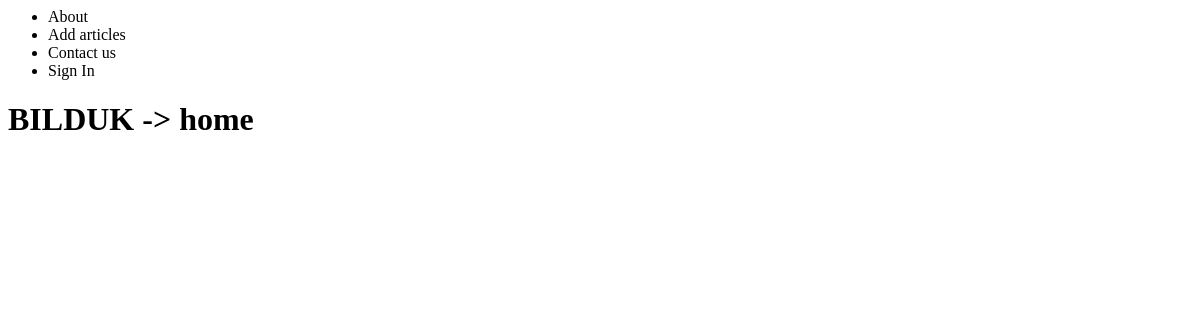
Before: / with the older database file.
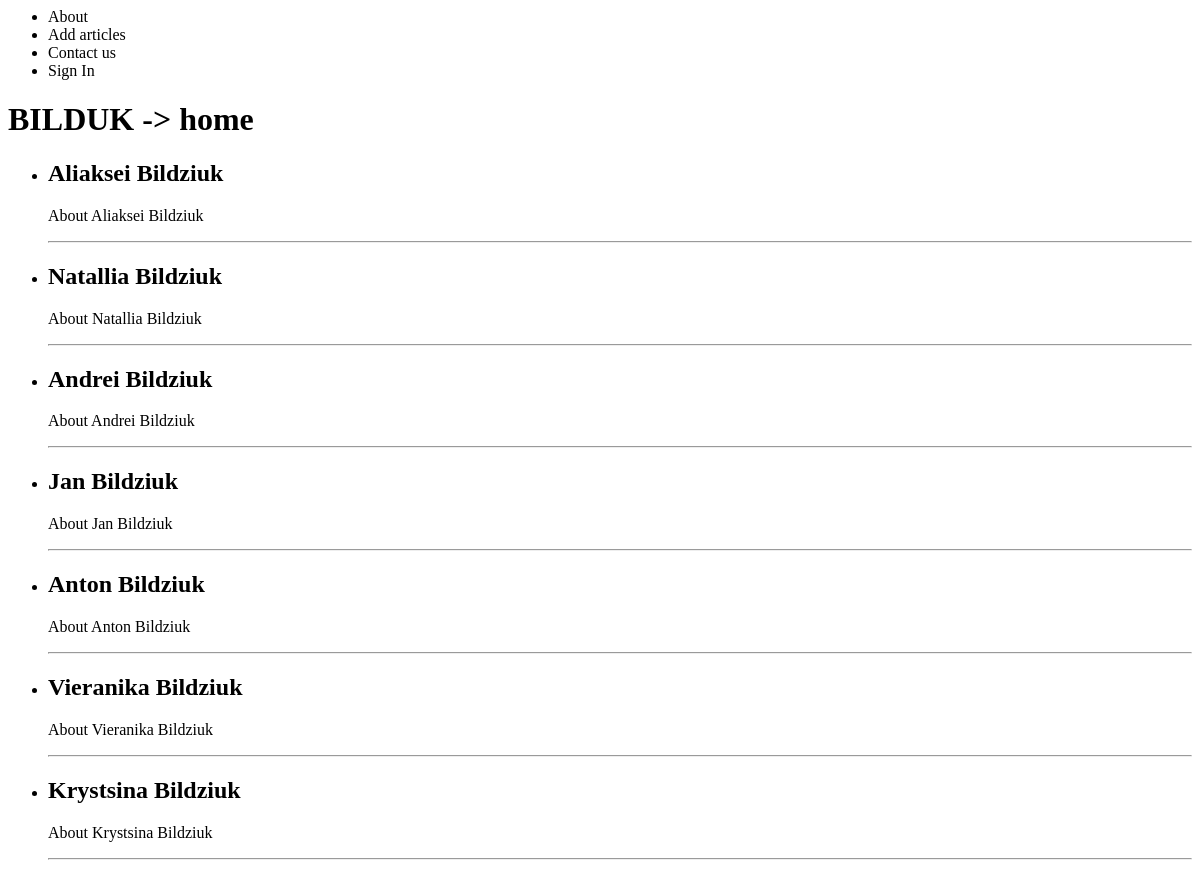
After: the same page with the newer database file.
### family/models.py (models this page shows, shortened)
class Family(models.Model):
    title = models.CharField(max_length=32)
    content =models.TextField(blank=True)
    photo = models.ImageField(upload_to="photo/")
    time_create = models.DateTimeField(auto_now_add=True)
    time_update = models.DateTimeField(auto_now=True)
    is_published = models.BooleanField(default=True)

### family/views.py (the view)
# urls.py: path('', index, name='home'), # http://127.0.0.1:8000/
def index(request):
    posts = Family.objects.all()
    return render(request, 'family/index.html', {'posts': posts, 'menu': menu, 'title':'BILDUK -> home'})

### family/templates/family/index.html
{% extends 'family/base.html' %}
{% block content %}
<h1>{{ title }}</h1>
<ul>
    {% for p in posts %}
        <li>
            <h2> {{ p.title }} </h2>
            <p> {{ p.content }} </p>
            <hr>
        </li>
    {% endfor %}
</ul>
{% endblock content %}

### family/templates/family/base.html (shortened to what this page needs)
<html lang="en">
    <head>
    </head>
    <body>
        {% block mainmenu %}
        <ul>
            {% for m in menu %}
                <li>{{ m }}
            {% endfor %}
        </ul>
        {% endblock mainmenu %}
        {% block content %}
        {% endblock content%}
    </body>
</html>

Changed rows visible on the page:
added Family: title "Aliaksei Bildziuk", content "About Aliaksei Bildziuk"
added Family: title "Natallia Bildziuk", content "About Natallia Bildziuk"
added Family: title "Andrei Bildziuk", content "About Andrei Bildziuk"
added Family: title "Jan Bildziuk", content "About Jan Bildziuk"
added Family: title "Anton Bildziuk", content "About Anton Bildziuk"
added Family: title "Vieranika Bildziuk", content "About Vieranika Bildziuk"
added Family: title "Krystsina Bildziuk", content "About Krystsina Bildziuk"
